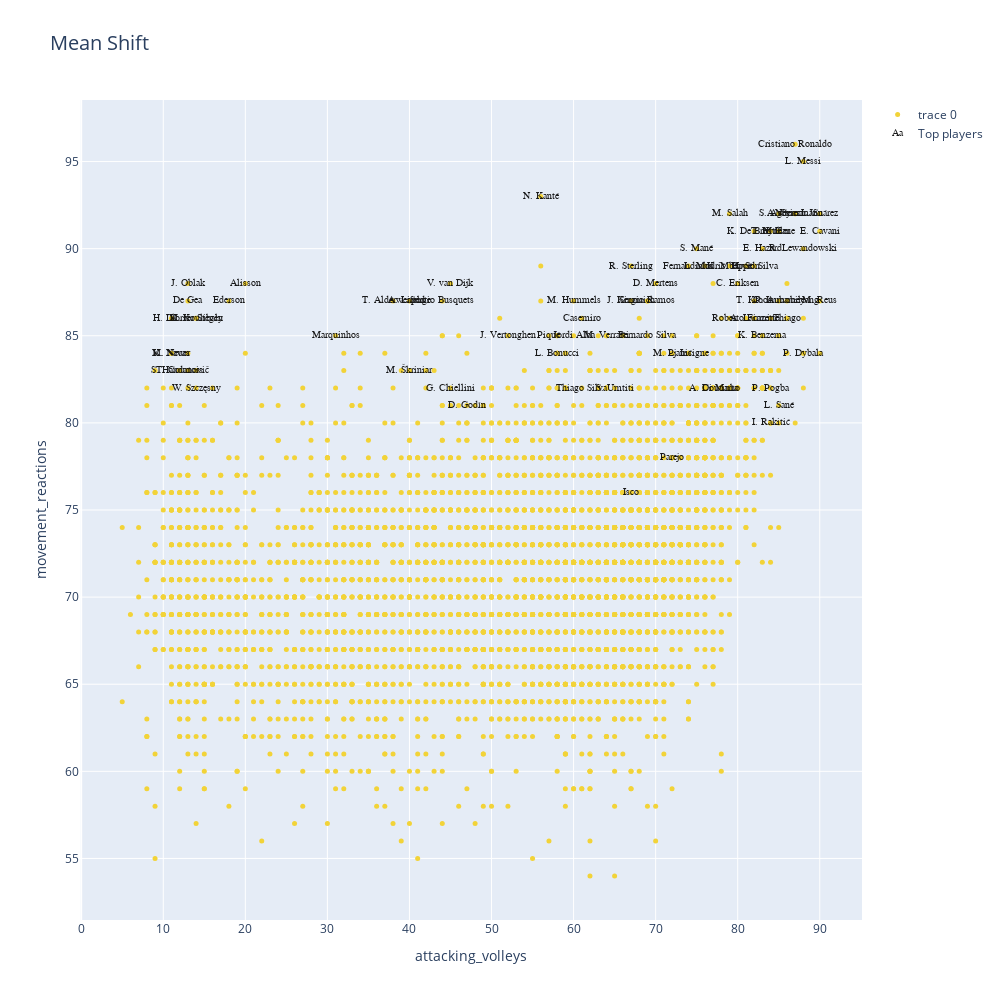

The notebook cell this image was saved under:
### Code cell
data=[]
bool_crack=df_n["overall"] > 85
bool_no_crack=df_n["overall"]<86


#Eligo dos números entre 0 y  de n_skills-1
skill_1=skills_ratings[5]
skill_2=skills_ratings[14]


MeanShift_clusters = go.Scatter(x=df_skills[skill_1], y=df_skills[skill_2],
                           mode='markers',
                        text=df_n.loc[:,'short_name'],
                           marker=dict(
                                size=5,
                                color = clusters2.astype(np.float), #set color equal to a variable
                                colorscale='Portland',
                                showscale=False)
                           )

crack =go.Scatter(x=df_skills.loc[bool_crack,skill_1], y=df_skills.loc[bool_crack,skill_2],name='Top players',
                      text=df_n.loc[bool_crack,'short_name'],
                      textfont=dict(family='sans serif',size=10,color='black'),
                      opacity=0.9,mode='text')

data=[MeanShift_clusters,crack]

layout = go.Layout(title="Mean Shift",titlefont=dict(size=20),
                xaxis=dict(title=skill_1),
                yaxis=dict(title=skill_2),
                autosize=False, width=1000,height=1000)

fig = go.Figure(data=data, layout=layout)

iplot(fig)

### Figure 1 — Plotly figure (JSON) as saved in the notebook; plotly's stock layout.template omitted (floating-point values rounded to 4 significant figures; data arrays with more than 128 entries replaced by an {"elided": "..."} marker saying what was removed)
{"data": [{"marker": {"color": {"elided": "4756 int values"}, "colorscale": [[0, "rgb(12,51,131)"], [0.25, "rgb(10,136,186)"], [0.5, "rgb(242,211,56)"], [0.75, "rgb(242,143,56)"], [1, "rgb(217,30,30)"]], "showscale": false, "size": 5}, "mode": "markers", "text": {"elided": "4756 str values"}, "type": "scatter", "x": {"elided": "4756 int values"}, "y": {"elided": "4756 int values"}}, {"mode": "text", "name": "Top players", "opacity": 0.9, "text": ["L. Messi", "Cristiano Ronaldo", "Neymar Jr", "J. Oblak", "E. Hazard", "K. De Bruyne", "M. ter Stegen", "V. van Dijk", "L. Modrić", "M. Salah", "K. Mbappé", "K. Koulibaly", "H. Kane", "Alisson", "De Gea", "N. Kanté", "G. Chiellini", "S. Agüero", "Sergio Ramos", "L. Suárez", "R. Lewandowski", "Sergio Busquets", "A. Griezmann", "P. Dybala", "P. Pogba", "Ederson", "R. Sterling", "C. Eriksen", "T. Courtois", "Piqué", "S. Handanovič", "M. Neuer", "H. Lloris", "David Silva", "E. Cavani", "D. Godín", "T. Kroos", "M. Reus", "P. Aubameyang", "S. Mané", "A. Laporte", "Bernardo Silva", "Casemiro", "H. Son", "Fernandinho", "Thiago Silva", "K. Benzema", "J. Vertonghen", "D. Mertens", "M. Hummels", "T. Alderweireld", "Jordi Alba", "Thiago", "K. Navas", "L. Insigne", "L. Sané", "Marquinhos", "M. Škriniar", "M. Verratti", "S. Umtiti", "W. Szczęsny", "J. Kimmich", "Isco", "Roberto Firmino", "I. Rakitić", "M. Pjanić", "A. Di María", "L. Bonucci", "Coutinho", "Parejo", "T. Müller", "C. Immobile", "A. Lacazette"], "textfont": {"color": "black", "family": "sans serif", "size": 10}, "type": "scatter", "x": [88, 87, 87, 13, 83, 82, 14, 45, 76, 79, 79, 14, 85, 20, 13, 56, 45, 85, 69, 90, 88, 44, 87, 88, 84, 18, 67, 80, 12, 57, 12, 11, 11, 82, 90, 47, 82, 90, 86, 75, 40, 69, 61, 81, 74, 61, 83, 52, 70, 60, 38, 60, 86, 11, 74, 85, 31, 40, 64, 65, 14, 67, 67, 81, 84, 72, 77, 58, 78, 72, 84, 85, 82], "y": [95, 96, 92, 88, 90, 91, 86, 88, 89, 92, 89, 86, 91, 88, 87, 93, 82, 92, 87, 92, 90, 87, 92, 84, 82, 87, 89, 88, 83, 85, 83, 84, 86, 89, 91, 81, 87, 87, 87, 90, 87, 85, 86, 89, 89, 82, 85, 85, 88, 87, 87, 85, 86, 84, 84, 81, 85, 83, 85, 82, 82, 87, 76, 86, 80, 84, 82, 84, 82, 78, 91, 87, 86]}], "layout": {"autosize": false, "height": 1000, "title": {"font": {"size": 20}, "text": "Mean Shift"}, "width": 1000, "xaxis": {"title": {"text": "attacking_volleys"}}, "yaxis": {"title": {"text": "movement_reactions"}}}}
